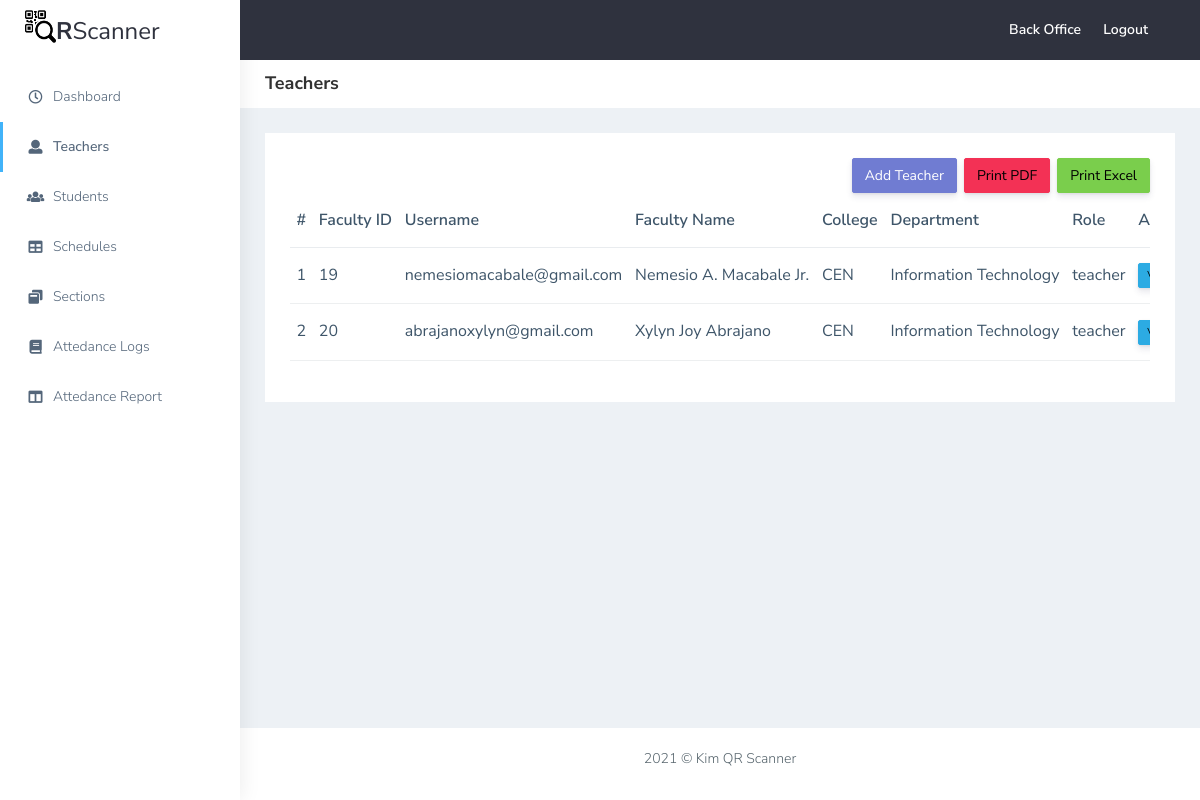
The page /admin/teachers.php (signed in) on the database its author committed.
### tables this page shows
CREATE TABLE `teachers` (
  `id` int(11) NOT NULL,
  `first_name` varchar(50) NOT NULL,
  `last_name` varchar(50) NOT NULL,
  `middle_initial` varchar(50) DEFAULT NULL,
  `created_at` date DEFAULT NULL,
  `updated_at` date DEFAULT NULL,
  `college` varchar(50) DEFAULT NULL,
  `department` varchar(50) DEFAULT NULL,
  `account_id` int(11) NOT NULL,
  `ex` varchar(20) DEFAULT NULL
);

CREATE TABLE `accounts` (
  `id` int(11) NOT NULL,
  `username` varchar(50) NOT NULL,
  `password` varchar(50) NOT NULL,
  `role` varchar(20) NOT NULL
);

### admin/teachers.php (the view, shortened to what this page needs)
<!DOCTYPE html>
<html dir="ltr" lang="en">
<head>
    <link href="../plugins/bower_components/chartist/dist/chartist.min.css" rel="stylesheet">
    <link rel="stylesheet" href="../plugins/bower_components/chartist-plugin-tooltips/dist/chartist-plugin-tooltip.css">
    <link href="../css/style.min.css" rel="stylesheet">
    <link href="../css/header.css" rel="stylesheet">
    <link href="../css/common.css" rel="stylesheet">
</head>
<body>
    <div id="main-wrapper" data-layout="vertical" data-navbarbg="skin5" data-sidebartype="full"
        data-sidebar-position="absolute" data-header-position="absolute" data-boxed-layout="full">
        <?php
            include '../wrappers/header-admin.php';
            include '../wrappers/admin-sidenav.php';
        ?>
        <div class="page-wrapper">
            <div class="page-breadcrumb bg-white">
                <div class="row align-items-center">
                    <div class="col-lg-3 col-md-4 col-sm-4 col-xs-12">
                        <h4 class="page-title">Teachers</h4>
                    </div>
                </div>
            </div>
            <div class="container-fluid">
                <div class="row">
                    <div class="col-sm-12">
                        <div class="white-box">
                            <div class="grid-end">
                                <button type="button" style="margin-right: 7px;" id="add" class="btn btn-primary" data-bs-toggle="modal" data-bs-target="#addTeacher">
                                    Add Teacher</button>
                                <button type="button" onClick=takeSnapShot() style="margin-right: 7px;" class="btn btn-danger">
                                Print PDF</button>
                                <button type="button" class="btn btn-success" onclick="tableToExcel('adminTable', 'name', 'teachers.xls')">
                                Print Excel</button>
                            </div>
                            <div id="adminTable" class="table-responsive">
                                <table class="table text-nowrap" >
                                    <thead>
                                        <tr>
                                            <th class="border-top-0">#</th>
                                            <th class="border-top-0">Faculty ID</th>
                                            <th class="border-top-0">Username</th>
                                            <th class="border-top-0">Faculty Name</th>
                                            <th class="border-top-0">College</th>
                                            <th class="border-top-0">Department</th>
                                            <th class="border-top-0">Role</th>
                                            <th class="border-top-0 hide-actions">Actions</th>
                                        </tr>
                                    </thead>
                                    <tbody>
                                        <?php
                                            include '../db/connection.php';
                                            $result = $mysqli -> query("SELECT * FROM teachers
                                            JOIN accounts
                                            ON teachers.account_id = accounts.id");
                                            $rows = mysqli_num_rows($result);
                                            if($rows == 0) {
                                        ?>
                                        <tr class="no-data">
                                            <td colspan="8">No data</td>
                                        </tr>
                                        <?php
                                            } else {
                                                $i = 1;
                                                while ($row = mysqli_fetch_assoc($result)) {
                                        ?>
                                                    <tr>
                                                        <td><?php echo $i ?></td>
                                                        <td><?php echo $row['account_id'] ?></td>
                                                        <td><?php echo $row['username'] ?></td>
                                                        <td><?php echo $row['first_name'].' '.$row['middle_initial'].' '.$row['last_name'].' '.$row['ex'] ?></td>
                                                        <td><?php echo $row['college'] ?></td>
                                                        <td><?php echo $row['department'] ?></td>
                                                        <td><?php echo $row['role'] ?></td>
                                                        <td class="hide-actions">
                                                            <button data-attr='<?php echo json_encode($row); ?>' type="button" class="btn btn-info btn-xs view">View</button>
                                                        </td>
                                                    </tr>
                                        <?php $i++; } } ?>
                                    </tbody>
                                </table>
                            </div>
                        </div>
                    </div>
                </div>
            </div>
            <?php include '../wrappers/footer.php' ?>
        </div>
    </div>
</body>
</html>

### css/common.css (style rules this page uses)
.grid-end { display: flex; justify-content: flex-end; }

### rows shown on the page
teachers: account "19", account.username "nemesiomacabale@gmail.com", first_name "Nemesio", middle_initial "A.", last_name "Macabale", ex "Jr.", college "CEN", department "Information Technology", account.role "teacher"
teachers: account "20", account.username "abrajanoxylyn@gmail.com", first_name "Xylyn Joy", last_name "Abrajano", college "CEN", department "Information Technology", account.role "teacher"
